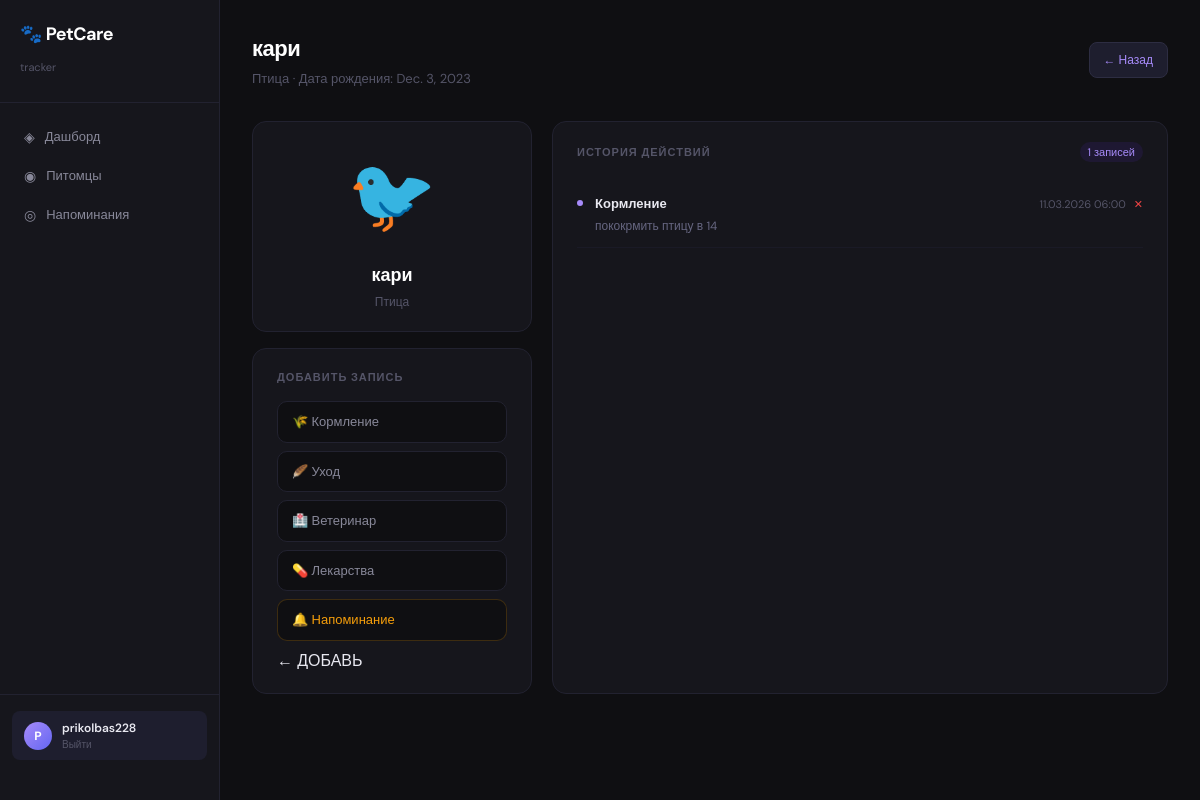
/pets/2/ (signed in), run on the app's committed database.
### petcare_tracker/models.py (models this page shows)
class Pet(models.Model):
    SPECIES = [('dog','Собака'),('cat','Кошка'),('bird','Птица'),('other','Другое')]
    owner = models.ForeignKey(User, on_delete=models.CASCADE)
    name = models.CharField(max_length=100)
    species = models.CharField(choices=SPECIES)
    photo = models.ImageField(upload_to='pets/', blank=True)
    birth_date = models.DateField()

class HabitLog(models.Model):
    CATEGORY = [
        ('feeding','Кормление'), ('walk','Прогулка'),
        ('vet','Ветеринар'), ('medicine','Лекарства'),
        ('weight','Вес'), ('grooming','Груминг'),
    ]
    pet = models.ForeignKey(Pet, on_delete=models.CASCADE, related_name='logs')
    category = models.CharField(choices=CATEGORY)
    notes = models.TextField(blank=True)
    logged_at = models.DateTimeField(auto_now_add=True)
    scheduled_at = models.DateTimeField(null=True)  # для расписания

### petcare_tracker/views.py (the view)
# urls.py: path('pets/<int:pk>/', views.pet_detail, name='pet_detail'),
@login_required
def pet_detail(request, pk):
    pet = get_object_or_404(Pet, pk=pk, owner=request.user)
    logs = pet.logs.all().order_by('-logged_at')
    return render(request, 'pets/pet_detail.html', {'pet': pet, 'logs': logs})

### petcare_tracker/templates/pets/pet_detail.html (shortened to what this page needs)
{% extends 'base.html' %}
{% block content %}
<div class="page-header">
    <div>
        <div class="page-title">{{ pet.name }}</div>
        <div class="page-subtitle">{{ pet.get_species_display }} · Дата рождения: {{ pet.birth_date }}</div>
    </div>
    <a href="{% url 'pet_list' %}" class="btn-secondary-custom">← Назад</a>
</div>
<div style="display:grid; grid-template-columns:280px 1fr; gap:20px;">
    <div>
        <div class="card-dark" style="text-align:center; margin-bottom:16px;">
            {% if pet.photo %}
                <img src="{{ pet.photo.url }}" style="width:100%; height:200px; object-fit:cover; border-radius:10px; margin-bottom:16px;">
            {% else %}
                <div style="font-size:72px; margin-bottom:12px;">
                    {% if pet.species == 'dog' %}🐶
                    {% elif pet.species == 'cat' %}🐱
                    {% elif pet.species == 'bird' %}🐦
                    {% else %}🐾{% endif %}
                </div>
            {% endif %}
            <div style="font-size:18px; font-weight:700; color:#fff;">{{ pet.name }}</div>
            <div style="font-size:12px; color:#555568; margin-top:4px;">{{ pet.get_species_display }}</div>
        </div>
        <div class="card-dark">
            <div class="card-label">Добавить запись</div>
            {% if pet.species == 'dog' %}
                <a href="{% url 'habit_add' pet.pk %}?cat=feeding" class="action-btn">🍖 Кормление</a>
                <a href="{% url 'habit_add' pet.pk %}?cat=walk" class="action-btn">🦮 Прогулка</a>
                <a href="{% url 'habit_add' pet.pk %}?cat=vet" class="action-btn">🏥 Ветеринар</a>
                <a href="{% url 'habit_add' pet.pk %}?cat=medicine" class="action-btn">💊 Лекарства</a>
                <a href="{% url 'habit_add' pet.pk %}?cat=weight" class="action-btn">⚖️ Вес</a>
                <a href="{% url 'habit_add' pet.pk %}?cat=grooming" class="action-btn">✂️ Груминг</a>
                <a href="{% url 'reminder_add' pet.pk %}" class="action-btn" style="border-color:#f59e0b33; color:#f59e0b;">🔔 Напоминание</a>  ← ДОБАВЬ
            {% elif pet.species == 'bird' %}
                <a href="{% url 'habit_add' pet.pk %}?cat=feeding" class="action-btn">🌾 Кормление</a>
                <a href="{% url 'habit_add' pet.pk %}?cat=grooming" class="action-btn">🪶 Уход</a>
                <a href="{% url 'habit_add' pet.pk %}?cat=vet" class="action-btn">🏥 Ветеринар</a>
                <a href="{% url 'habit_add' pet.pk %}?cat=medicine" class="action-btn">💊 Лекарства</a>
                <a href="{% url 'reminder_add' pet.pk %}" class="action-btn" style="border-color:#f59e0b33; color:#f59e0b;">🔔 Напоминание</a>  ← ДОБАВЬ
            {% endif %}
        </div>
    </div>
    <div class="card-dark">
        <div style="display:flex; justify-content:space-between; align-items:center; margin-bottom:20px;">
            <div class="card-label" style="margin-bottom:0;">История действий</div>
            <span class="pet-badge">{{ logs.count }} записей</span>
        </div>
        {% if logs %}
         {% for log in logs %}
        <div class="log-item">
            <div class="log-dot"></div>
            <div style="flex:1;">
                <div style="display:flex; justify-content:space-between; align-items:center;">
                    <span style="font-size:13px; font-weight:600; color:#e8e8f0;">{{ log.get_category_display }}</span>
                    <div style="display:flex; align-items:center; gap:8px;">
                        <span style="font-size:11px; color:#555568;">{{ log.logged_at|date:"d.m.Y H:i" }}</span>
                        <a href="{% url 'remove_log' log.pk %}" style="color:#ef4444; font-size:11px; text-decoration:none;">✕</a>
                    </div>
                </div>
                    {% if log.notes %}
                        <div style="font-size:12px; color:#666680; margin-top:3px;">{{ log.notes }}</div>
                    {% endif %}
                </div>
            </div>
            {% endfor %}
        {% else %}
            <div style="text-align:center; padding:40px; color:#555568;">
                <div style="font-size:36px; margin-bottom:12px;">📋</div>
                <div style="font-size:13px;">Записей пока нет</div>
            </div>
        {% endif %}
    </div>
</div>
{% endblock %}

### petcare_tracker/templates/base.html (shortened to what this page needs)
<!DOCTYPE html>
<html lang="ru">
<head>
    <link href="https://cdn.jsdelivr.net/npm/bootstrap@5.3.0/dist/css/bootstrap.min.css" rel="stylesheet">
</head>
<body>
{% if user.is_authenticated %}
<aside class="sidebar">
    <div class="sidebar-logo">
        <h1>🐾 PetCare</h1>
        <span>tracker</span>
    </div>
    <nav class="sidebar-nav">
        <a href="{% url 'pet_list' %}" class="nav-link {% if request.resolver_match.url_name == 'pet_list' %}active{% endif %}">
            <span class="nav-icon">◈</span> Дашборд
        </a>
        <a href="{% url 'pet_add' %}" class="nav-link {% if request.resolver_match.url_name == 'pet_add' %}active{% endif %}">
            <span class="nav-icon">◉</span> Питомцы
        </a>
        <a href="{% url 'reminder_list' %}" class="nav-link {% if request.resolver_match.url_name == 'reminder_list' %}active{% endif %}">
            <span class="nav-icon">◎</span> Напоминания
        </a>
    </nav>
    <div class="sidebar-user">
        <div class="user-card">
            <div class="user-avatar">{{ user.username|first|upper }}</div>
            <div>
                <div class="user-name">{{ user.username }}</div>
                <div class="user-plan"><a href="{% url 'logout' %}" style="color:#555568; text-decoration:none;">Выйти</a></div>
            </div>
        </div>
    </div>
</aside>
{% endif %}
<div class="main-wrapper" {% if not user.is_authenticated %}style="margin-left:0;"{% endif %}>
    {% block content %}{% endblock %}
</div>
</body>
</html>

### petcare_tracker/templates/base.html (style rules this page uses)
* { box-sizing: border-box; margin: 0; padding: 0; }
body { font-family: 'DM Sans', sans-serif; background: #0f0f12; color: #e8e8f0; min-height: 100vh; display: flex; }
.sidebar { width: 220px; background: #16161c; border-right: 1px solid #222230; display: flex; flex-direction: column; padding: 24px 0; position: fixed; height: 100vh; flex-shrink: 0; }
.sidebar-logo { padding: 0 20px 24px; border-bottom: 1px solid #222230; }
.sidebar-logo h1 { font-size: 18px; font-weight: 700; letter-spacing: -0.5px; color: #fff; }
.sidebar-logo span { font-size: 11px; color: #555568; }
.sidebar-nav { padding: 16px 12px; flex: 1; }
.nav-link { display: flex; align-items: center; gap: 10px; padding: 8px 12px; border-radius: 8px; color: #888899; font-size: 13px; font-weight: 400; text-decoration: none; margin-bottom: 2px; transition: all 0.15s; }
.nav-icon { font-size: 14px; }
.sidebar-user { padding: 16px 12px; border-top: 1px solid #222230; }
.user-card { display: flex; align-items: center; gap: 10px; padding: 8px 12px; border-radius: 8px; background: #1e1e2e; }
.user-avatar { width: 28px; height: 28px; border-radius: 50%; background: linear-gradient(135deg, #a78bfa, #6366f1); display: flex; align-items: center; justify-content: center; font-size: 12px; font-weight: 700; color: #fff; flex-shrink: 0; }
.user-name { font-size: 12px; font-weight: 600; color: #e8e8f0; }
.user-plan { font-size: 10px; color: #555568; }
.main-wrapper { margin-left: 220px; flex: 1; padding: 32px; min-height: 100vh; }
.page-header { display: flex; justify-content: space-between; align-items: center; margin-bottom: 32px; }
.page-title { font-size: 22px; font-weight: 700; letter-spacing: -0.5px; color: #fff; }
.page-subtitle { font-size: 13px; color: #555568; margin-top: 4px; }
.card-dark { background: #16161c; border: 1px solid #222230; border-radius: 14px; padding: 20px 24px; }
.card-label { font-size: 11px; font-weight: 600; color: #555568; text-transform: uppercase; letter-spacing: 1px; margin-bottom: 16px; }
.btn-secondary-custom { background: #1e1e2e; border: 1px solid #2d2d42; border-radius: 8px; padding: 8px 14px; color: #a78bfa; font-size: 12px; font-weight: 500; cursor: pointer; text-decoration: none; display: inline-flex; align-items: center; gap: 6px; transition: all 0.15s; }
.pet-badge { font-size: 11px; color: #a78bfa; background: #1e1832; padding: 2px 8px; border-radius: 20px; }
.log-item { display: flex; align-items: flex-start; gap: 12px; padding: 12px 0; border-bottom: 1px solid #1a1a26; }
.log-dot { width: 6px; height: 6px; border-radius: 50%; background: #a78bfa; margin-top: 6px; flex-shrink: 0; }
.action-btn { display: flex; align-items: center; gap: 8px; width: 100%; padding: 10px 14px; border-radius: 10px; border: 1px solid #222230; background: #0f0f12; color: #888899; font-size: 13px; font-weight: 500; cursor: pointer; text-decoration: none; margin-bottom: 8px; transition: all 0.15s; }

### data on the page
Pet: name "кари", species "Птица", birth_date "Dec. 3, 2023"
HabitLog: category "Кормление", logged_at "11.03.2026 06:00", notes "пококрмить птицу в 14"

### other printed values
{{ user.username|first|upper }} "P"
{{ user.username }} "prikolbas228"
{{ logs.count }} "1"
